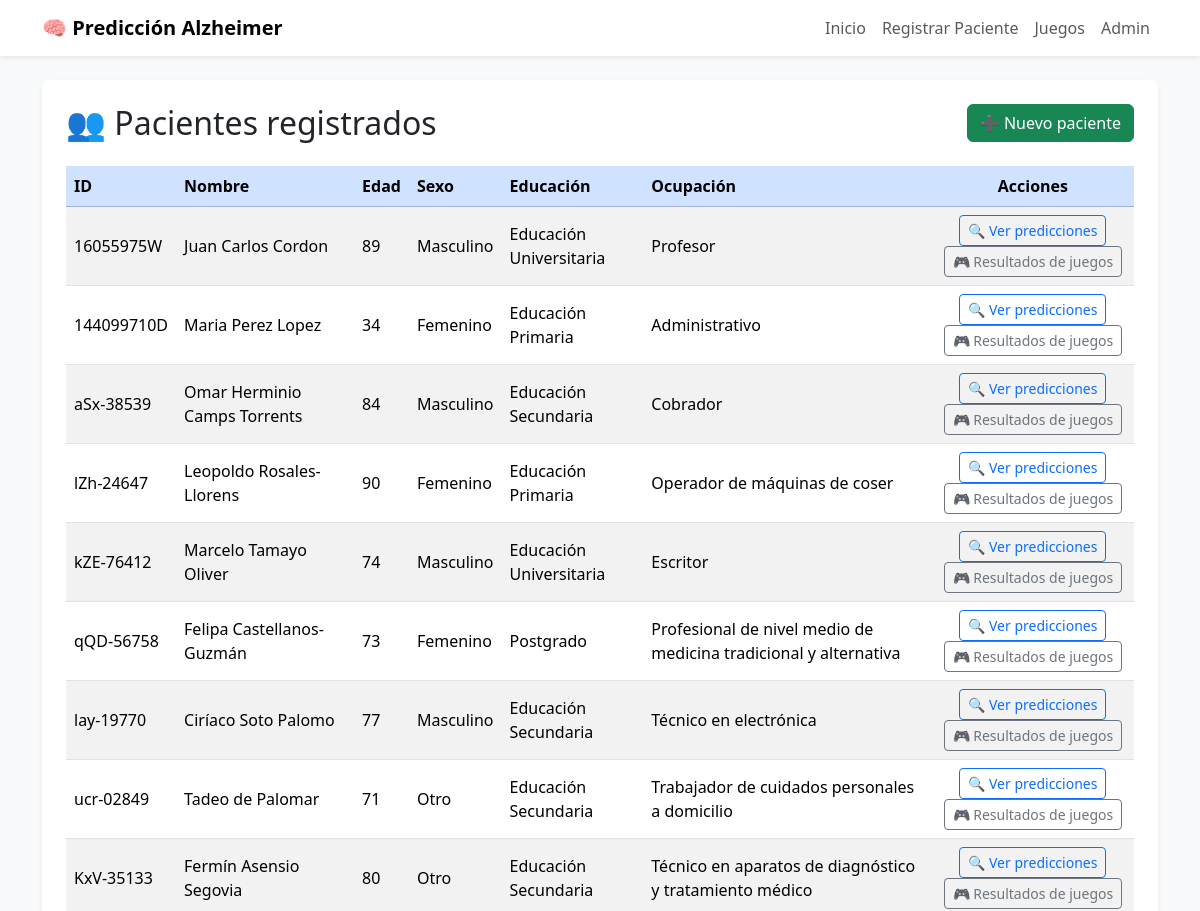
The app's page /pacientes/lista/ (upper part), older data.
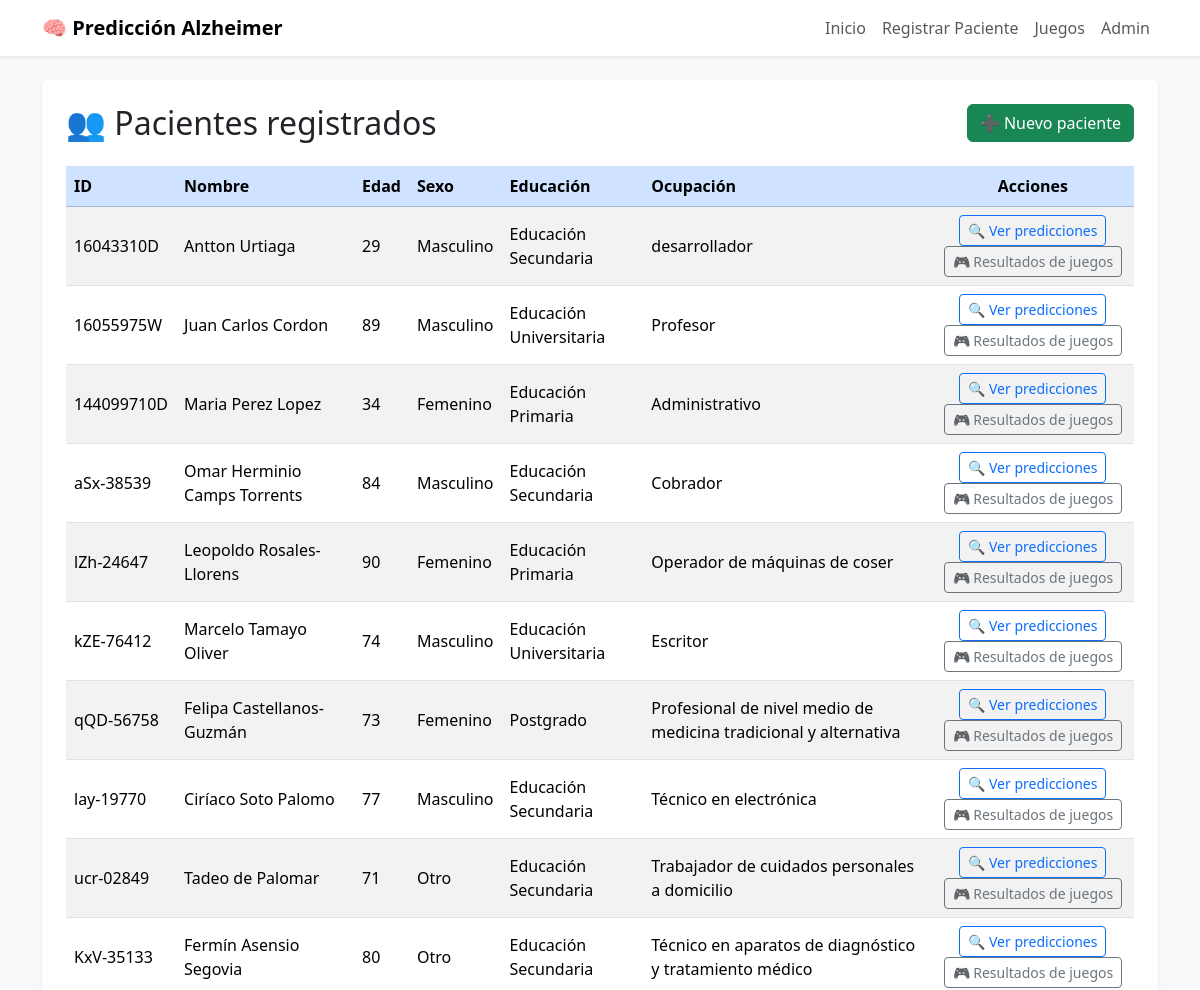
The same page, newer data.
### patients/models.py (models this page shows, shortened)
class Patient(models.Model):
    GENDER_CHOICES = [
        ('M', 'Masculino'),
        ('F', 'Femenino'),
        ('O', 'Otro'),
    ]
    EDUCATION_CHOICES = [
        ('primaria', 'Educación Primaria'),
        ('secundaria', 'Educación Secundaria'),
        ('universidad', 'Educación Universitaria'),
        ('postgrado', 'Postgrado'),
    ]
    id_patient = models.CharField(max_length=20, primary_key=True, verbose_name="ID Paciente (DNI/TIS)")
    name = models.CharField(max_length=100, verbose_name="Nombre completo")
    age = models.IntegerField(validators=[MinValueValidator(0), MaxValueValidator(120)], verbose_name="Edad")
    gender = models.CharField(max_length=1, choices=GENDER_CHOICES, verbose_name="Sexo")
    education_level = models.CharField(max_length=20, choices=EDUCATION_CHOICES, verbose_name="Nivel educativo")
    occupation = models.CharField(max_length=100, blank=True, null=True, verbose_name="Ocupación")
    created_at = models.DateTimeField(auto_now_add=True)
    updated_at = models.DateTimeField(auto_now=True)

### patients/views.py (the view)
# urls.py: path('lista/', views.list_patients, name='list_patients'),
def list_patients(request):
    patients = Patient.objects.all().order_by('-created_at')
    return render(request, 'patients/patient_list.html', {'patients': patients})

### templates/patients/patient_list.html (shortened to what this page needs)
{% extends 'base.html' %}
{% block content %}
  <div class="d-flex justify-content-between align-items-center mb-4">
    <h2 class="mb-0">👥 Pacientes registrados</h2>
    <a href="{% url 'patients:create_patient' %}" class="btn btn-success">➕ Nuevo paciente</a>
  </div>
  {% if patients %}
    <div class="table-responsive">
      <table class="table table-striped table-hover align-middle">
        <thead class="table-primary">
          <tr>
            <th scope="col">ID</th>
            <th scope="col">Nombre</th>
            <th scope="col">Edad</th>
            <th scope="col">Sexo</th>
            <th scope="col">Educación</th>
            <th scope="col">Ocupación</th>
            <th scope="col" class="text-center">Acciones</th>
          </tr>
        </thead>
        <tbody>
          {% for patient in patients %}
            <tr>
              <td>{{ patient.id_patient }}</td>
              <td>{{ patient.name }}</td>
              <td>{{ patient.age }}</td>
              <td>{{ patient.get_gender_display }}</td>
              <td>{{ patient.get_education_level_display }}</td>
              <td>{{ patient.occupation|default:"-" }}</td>
              <td class="text-center">
                <a href="{% url 'patients:patient_predictions' patient.id_patient %}" class="btn btn-sm btn-outline-primary">
                  🔍 Ver predicciones
                </a>
                <a href="{% url 'patients:patient_game_results' patient.id_patient %}" class="btn btn-sm btn-outline-secondary">
                  🎮 Resultados de juegos
                </a>
              </td>
            </tr>
          {% endfor %}
        </tbody>
      </table>
    </div>
  {% else %}
    <div class="alert alert-warning">
      No hay pacientes registrados todavía.
    </div>
  {% endif %}
{% endblock %}

Row changes from the older to the newer data that the page shows:
added Patient: id_patient "16043310D", name "Antton Urtiaga", age "29", gender "Masculino", education_level "Educación Secundaria", occupation "desarrollador"
